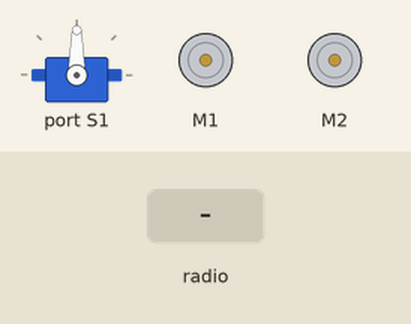
Bench run of a program on a simulated BBC micro:bit (MakeCode). Parts: servo, 2 × DC motor (green arrow = forward, orange = backward, longer = faster). The test bench sets the inputs (shaded band).

Above: at 1.2 s.
1.3 s: radio message "F=1" arrives
At 2.0 s:
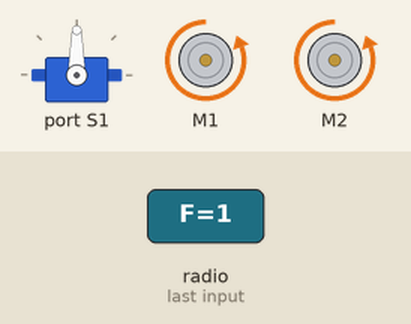
2.8 s: radio message "F=100" arrives
At 3.1 s:
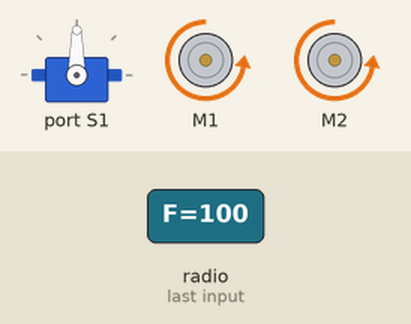
4.3 s: radio message "B=100" arrives
At 5.4 s:
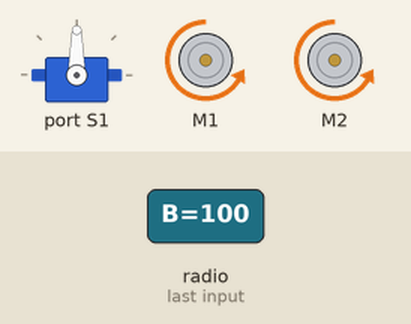
5.8 s: radio message "L=1" arrives
At 6.6 s:
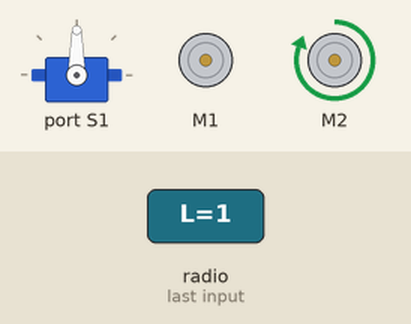
7.3 s: radio message "L=100" arrives
At 7.7 s:
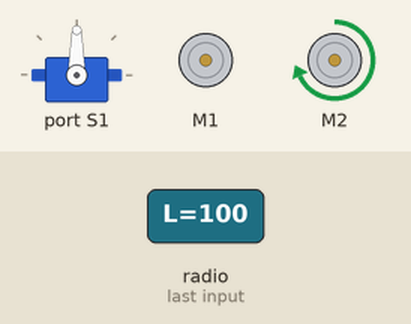
8.8 s: radio message "R=1" arrives
At 10.1 s:
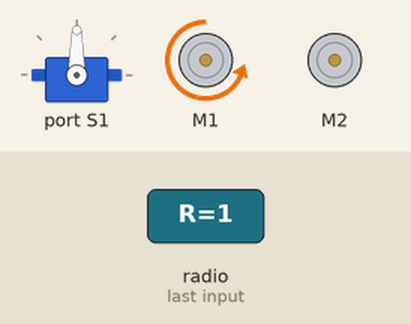
Timing chart, 0 to 11.3 s (numbered marks = the images above; inputs shaded):
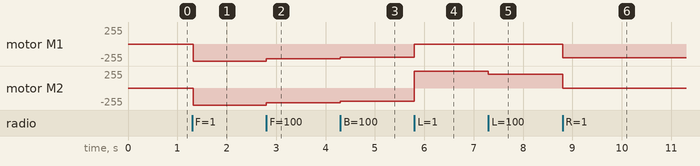

Measured:
- after the input at 1.3 s, motor M1, motor M2: stopped → backward 255/255 at once
- after the input at 2.8 s, motor M1, motor M2: backward 255/255 → backward 223/255 at once
- after the input at 4.3 s, motor M1, motor M2: backward 223/255 → backward 201/255 at once
- after the input at 5.8 s, motor M1: backward 201/255 → stopped at once; motor M2: backward 201/255 → forward 255/255 at once
- after the input at 7.3 s, motor M2: forward 255/255 → forward 208/255 at once
- after the input at 8.8 s, motor M1: stopped → backward 209/255 at once; motor M2: forward 208/255 → stopped at once

The program:

main.ts
```typescript
radio.onReceivedString(function (receivedString) {
    if (receivedString == "Up") {
        if (angle > 10) {
            maqueen.servoRun(maqueen.Servos.S1, angle)
            angle += -1
            basic.pause(100)
        }
    } else if (receivedString == "Down") {
        if (angle < 170) {
            maqueen.servoRun(maqueen.Servos.S1, angle)
            angle += 1
            basic.pause(100)
        }
    } else if (receivedString == "Stop") {
        maqueen.motorStop(maqueen.Motors.All)
    }
})
radio.onReceivedValue(function (name, value) {
    if (name == "F") {
        maqueen.motorRun(maqueen.Motors.All, maqueen.Dir.CW, Math.map(value, 550, 1024, 10, 255))
    } else if (name == "B") {
        maqueen.motorRun(maqueen.Motors.All, maqueen.Dir.CCW, Math.map(value, 1, 450, 255, 10))
    } else if (name == "L") {
        maqueen.motorRun(maqueen.Motors.M1, maqueen.Dir.CW, 0)
        maqueen.motorRun(maqueen.Motors.M2, maqueen.Dir.CW, Math.map(value, 1, 450, 255, 40))
    } else if (name == "R") {
        maqueen.motorRun(maqueen.Motors.M1, maqueen.Dir.CW, Math.map(value, 550, 1024, 40, 255))
        maqueen.motorRun(maqueen.Motors.M2, maqueen.Dir.CW, 0)
    }
})
let angle = 0
radio.setGroup(2)
angle = 90
maqueen.servoRun(maqueen.Servos.S1, angle)
```

test.ts
```typescript
// οι δοκιμές πηγαίνουν εδώ, δεν θα γίνει εκτέλεση όταν αυτό το πακέτο χρησιμοποιηθεί ως επέκταση.
```
